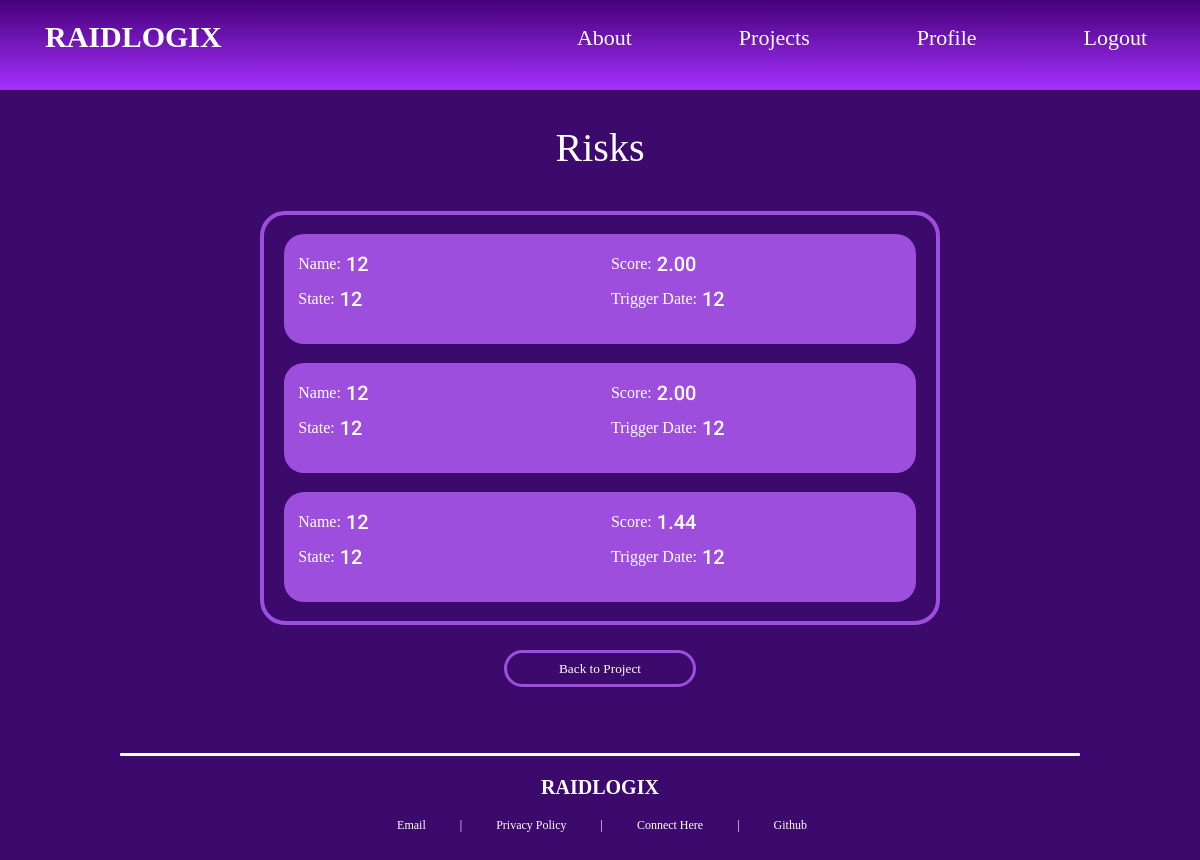
Before: /projects/8/risks (signed in) with the older database file.
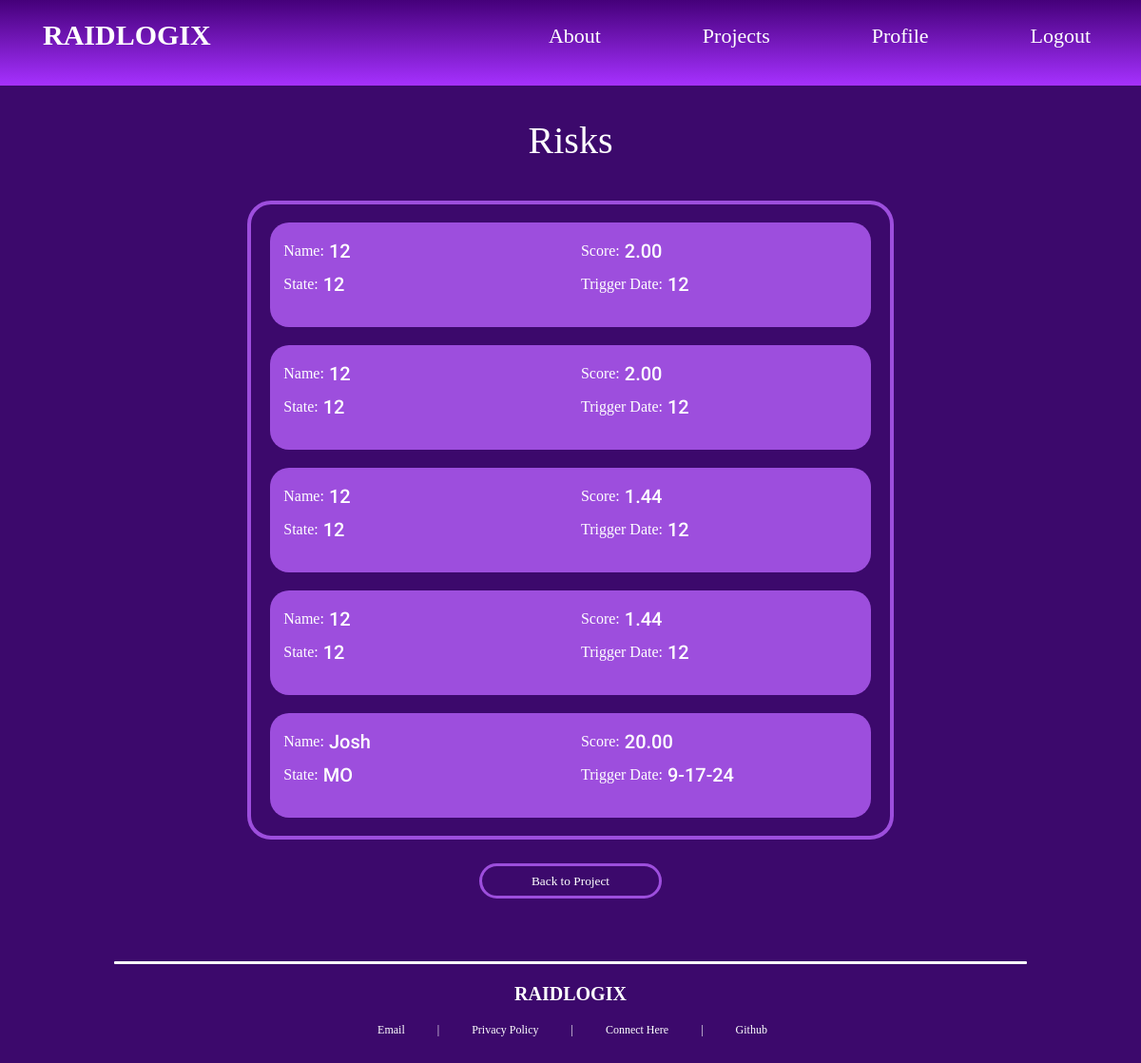
After: the same page with the newer database file.
### raidlogix/models.py (models this page shows)
class risk(models.Model):
    created = models.CharField(max_length=50)
    name = models.CharField(max_length=50)
    description = models.TextField()
    owner = models.CharField(max_length=50)
    state = models.CharField(max_length=50)
    probability = models.IntegerField()
    impact = models.IntegerField()
    score = models.DecimalField(decimal_places=2, max_digits=5)
    date_raised = models.CharField(max_length=50)
    trigger_date = models.CharField(max_length=50)
    date_closed = models.CharField(max_length=50)
    response_strategy = models.CharField(max_length=50)
    response_plan_state = models.CharField(max_length=50)
    project = models.ForeignKey(project, on_delete = models.CASCADE)

### raidlogix/views.py (the view)
# urls.py: path('projects/<int:project_pk>/risks', views.risks, name="risks"),
@login_required
def risks(request, project_pk):
    this_project = get_object_or_404(project, pk=project_pk)
    risks = risk.objects.filter(project=this_project)
    context = {
        'project': this_project,
        'risks': risks,
    }
    return render(request, "risk_list.html", context=context)

### raidlogix/templates/risk_list.html
{% extends 'h_and_f.html' %}
{% block content %}
<div id="block-attribute-list">
    <div class="attribute-text"><p>Risks</p></div>
    <div id="project-attribute-container">
        {% if risks.count == 0 %}
            <h1 id="empty-projects">NO RISKS</h1>
        {% else %}
            {% for risk in risks%}
                <a id="project-container-link" href="{% url 'view_risk' project.pk risk.pk %}">
                    <div class="project-container">
                        <div class="left-project-container">
                            <div class="project-value">Name: <p class="project-list-value">&nbsp;{{ risk.name }}</p></div>
                            <div class="project-value">State: <p class="project-list-value">&nbsp;{{ risk.state }}</p></div>
                        </div>
                        <div class="right-project-container">
                            <div class="project-value">Score: <p class="project-list-value">&nbsp;{{ risk.score }}</p></div>
                            <div class="project-value">Trigger Date: <p class="project-list-value">&nbsp;{{ risk.trigger_date }}</p></div>
                        </div>
                    </div>
                </a>
            {% endfor %}
        {% endif %}
    </div>
    <a href="{% url 'view_project' project.pk %}" id="reroute-project"><input id="add-attribute-submit" type="submit" value="Back to Project"/></a>
</div>
{% endblock content %}

### raidlogix/templates/h_and_f.html (shortened to what this page needs)
<!DOCTYPE html>
<html lang="en">
    <head>
        {% load static %}
        <link rel="stylesheet" href="{% static 'main.css' %}">
    </head>
    <div id="header">
        <h2 id="header_title" class="cool-text"><a href="{% url 'landing-page' %}">RAIDLOGIX</a></h2>
        <div id="navbar" class="cool-text">
            <ul >
                <li><a href="{% url 'home' %}">About</a></li>
                <li><a href="{% url 'projects' %}">Projects</a></li>
                <li><a href="#">Profile</a></li>
                <li><a href="{% url 'sign_out' %}">Logout</a></li>
            </ul>
        </div>
    </div>
    <body>
            {% block content %}
            {% endblock content %}
    </body>
    <div id="footer">
        <div id="footer_line"></div>
        <h3 class="cool-text">RAIDLOGIX</h3>
        <div id="footer_list" class="cool-text">
            <ul>
                <li><a href="mailto:joshuaknelson1202@icloud.com">Email</a></li>
                <li>|</li>
                <li><a href="#">Privacy Policy</a></li>
                <li>|</li>
                <li><a href="https://linkedin.com/in/joshuanelson01">Connect Here</a></li>
                <li>|</li>
                <li><a href="https://github.com/joshnelson00">Github</a></li>
            </ul>
        </div>
    </div>
</html>

### raidlogix/static/main.css (style rules this page uses)
html { background-color:#3C096C; margin: 0%; padding: 0%; }
body { height: auto; display: flex; flex-direction: column; align-items: center; margin: 0%; padding: 0%; }
.cool-text { font-family: "Request"; color: white; }
#header { background-image: linear-gradient(#45007A, #A631FF); width: 100%; height: 90px; margin: 0%; position: absolute; top: 0; display: flex; }
#header_title { font-size: 30px; margin:0%; position: relative; padding-right:45px; margin-left: 45px; top: 20px; }
#header_title a { list-style-type: none; color: white; text-decoration: none; }
#navbar { display: inline-block; justify-content: space-between; width: 100%; height: 100%; }
#navbar ul { list-style: none; display: flex; position: relative; justify-content: space-between; top:10%; width: 65%; left:27%; }
#navbar ul li { display: inline; margin-left: 3%; margin-right: 3%; font-size: 22px; text-decoration: none; }
#navbar ul li a { text-decoration: none; color: #ffffff; }
#footer { width: 100%; height: 180px; margin-top: 0%; bottom: 0; flex-direction: column; display: flex; justify-content: center; align-items: center; }
#footer h3 { font-size: 20px; margin-bottom: 0%; }
#footer_line { width:80%; height:3px; border-radius: 1px; background-color: white; }
#footer_list { display: flex; justify-content: space-evenly; width: 80%; margin: 0%; }
#footer_list li { list-style-type: none; display: inline-block; padding-left: 15px; padding-right: 15px; position: relative; right: 18px; margin: 0%; font-size: 12px; }
#footer_list a { color: white; text-decoration: none; }
.project-list-value { font-family: "Roboto-Medium"; font-size: 20px; }
#project-container-link { width:94%; flex-direction: column; display: flex; align-items: center; text-decoration: none; }
.project-container { width: 100%; background-color: #9D4EDD; margin: 1%; margin-top: 1.5%; margin-bottom: 1.5%; border-radius: 20px; height: 110px; display: flex; flex-direction: row; }
.left-project-container { width: 50%; height: 100%; display: flex; flex-direction: column; align-items: center; padding-top:2%; padding-bottom: 2%; padding-left: 0.5%; }
.right-project-container { width: 50%; height: 100%; display: flex; flex-direction: column; align-items: center; padding-top:2%; padding-bottom: 2%; padding-right: 0.5%; }
.project-value { width: 93%; height: 32%; margin-left:1%; margin-right: 1%; font-family: "Request"; display: flex; flex-direction: row; align-items: center; color: white; }
#project-attribute-container { display: flex; flex-direction: column; align-items: center; width: 70%; height: auto; border-color: #9D4EDD; border-width: 4px; border-style: solid; border-radius: 25px; padding-top: 1%; padding-bottom: 1%; color: #fff; margin-bottom: 1%; }
#add-attribute-submit { font-family: "Request"; width: 50%; margin-top: 4%; background-color: #3C096C; padding: 2%; border-radius: 22px; border-color: #9D4EDD; border-width: 3px; border-style: solid; color: #fff; }
.attribute-text { color:#fff; font-family: "Request"; font-size:40px; margin: 0%; }
#block-attribute-list { display: flex; flex-direction: column; align-items: center; width: 80%; margin-top: 7%; margin-bottom: 2%; }
#reroute-project { width: 40%; text-align: center; }

Changed rows visible on the page:
added risk: name "12", state "12", score "1.44", trigger_date "12"
added risk: name "Josh", state "MO", score "20.00", trigger_date "9-17-24"
